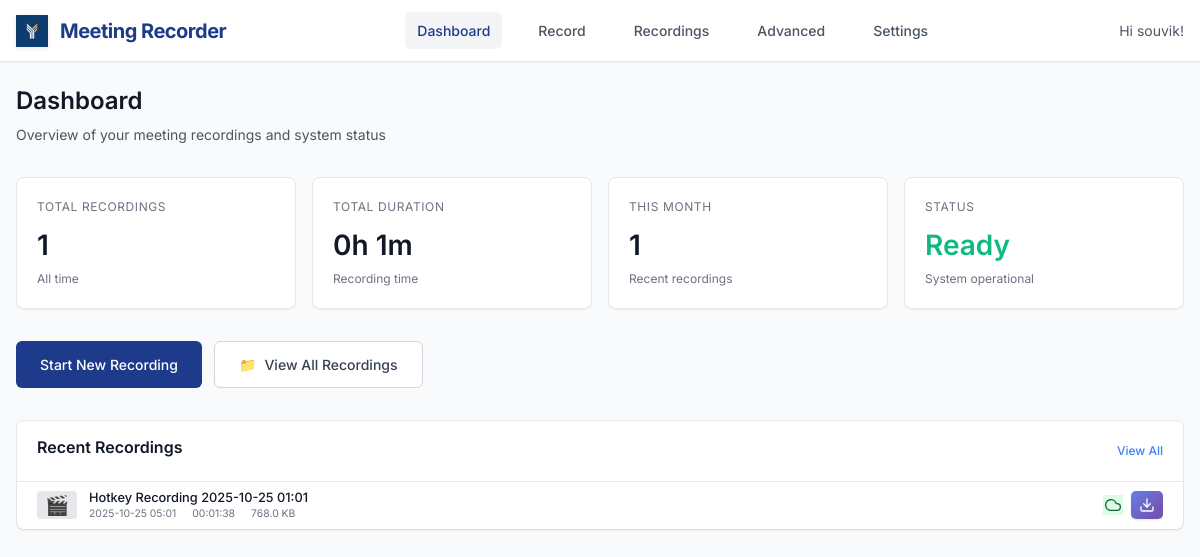
Page /dashboard (signed in) on the earlier database version.
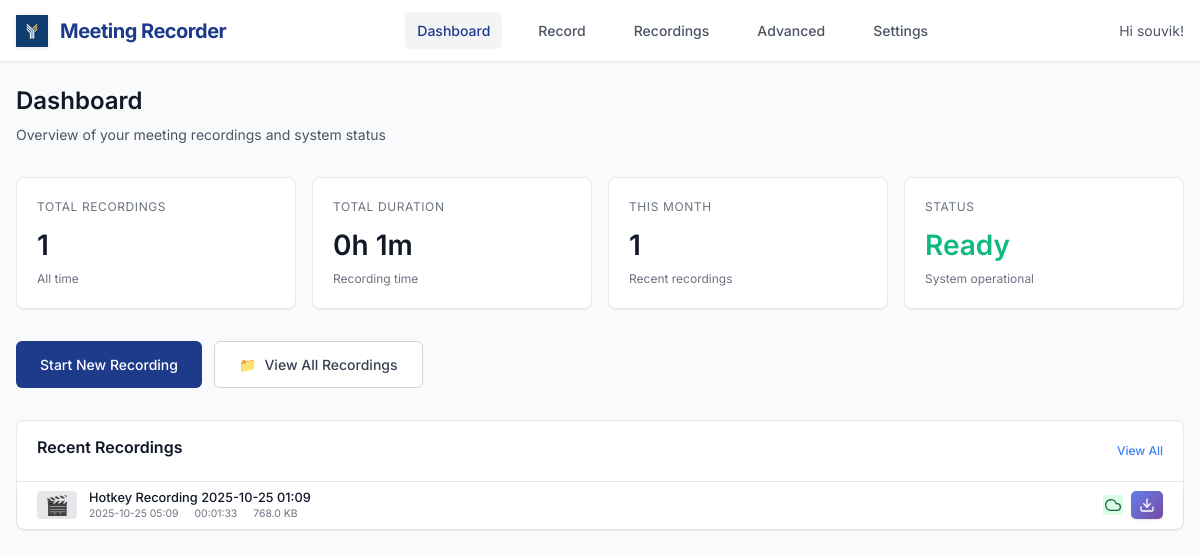
Same page on the later database version.
### models.py (models this page shows, shortened)
class Recording(db.Model):
    id = db.Column(db.Integer, primary_key=True)
    title = db.Column(db.String(200), nullable=False)
    filename = db.Column(db.String(255), nullable=False)
    file_path = db.Column(db.String(500), nullable=False)
    file_size = db.Column(db.BigInteger, default=0)  # in bytes
    duration = db.Column(db.Integer, default=0)  # in seconds
    created_at = db.Column(db.DateTime, default=datetime.utcnow)
    started_at = db.Column(db.DateTime)
    ended_at = db.Column(db.DateTime)
    monitor_name = db.Column(db.String(200))
    resolution = db.Column(db.String(50))  # e.g., "1920x1080"
    uploaded = db.Column(db.Boolean, default=False)
    upload_url = db.Column(db.String(500))  # Legacy field - kept for compatibility
    video_url = db.Column(db.String(500))
    transcript_url = db.Column(db.String(500))
    thumbnail_url = db.Column(db.String(500))
    upload_status = db.Column(db.String(50), default='pending')  # pending, uploading, completed, failed
    upload_metadata = db.Column(db.Text)  # JSON metadata from upload
    user_id = db.Column(db.Integer, db.ForeignKey('user.id'), nullable=False)
    status = db.Column(db.String(50), default='completed')  # recording, processing, completed, failed
    @property
    def duration_formatted(self):
        if not self.duration:
            return "00:00:00"
        hours = self.duration // 3600
        minutes = (self.duration % 3600) // 60
        seconds = self.duration % 60
        return f"{hours:02d}:{minutes:02d}:{seconds:02d}"
    @property
    def file_size_formatted(self):
        if not self.file_size:
            return "0 B"
        size = self.file_size  # Work with a copy to avoid modifying the actual value
        for unit in ['B', 'KB', 'MB', 'GB']:
            if size < 1024:
                return f"{size:.1f} {unit}"
            size /= 1024
        return f"{size:.1f} TB"
    @property
    def sync_status(self):
        if self.upload_status == 'completed' and self.uploaded:
            return "Synced"
        elif self.upload_status == 'uploading':
            return "Uploading"
        elif self.upload_status == 'failed':
            return "Upload Failed"
        elif self.status == "failed":
            return "Recording Failed"
        elif self.status == "processing":
            return "Processing"
        else:
            return "Local Only"
    @property
    def sync_status_class(self):
        status = self.sync_status
        if status == "Synced":
            return "status-synced"
        elif status == "Uploading":
            return "status-uploading"
        elif "Failed" in status:
            return "status-failed"
        elif status == "Processing":
            return "status-processing"
        else:
            return "status-local"
    @property
    def resolved_file_path(self):
        if not self.file_path:
            return None
        current_dir = os.path.dirname(os.path.abspath(__file__))
        if os.path.isabs(self.file_path):
            filename = os.path.basename(self.file_path)
        else:
            filename = self.file_path
        resolved_path = os.path.join(current_dir, 'recordings', filename)
        return resolved_path
    @property
    def transcript_path(self):
        current_dir = os.path.dirname(os.path.abspath(__file__))
        recordings_dir = os.path.join(current_dir, 'recordings')
        safe_title = "".join(c for c in self.title if c.isalnum() or c in (' ', '-', '_')).rstrip()
        transcript_filename = f"{safe_title}_transcript.txt"
        transcript_path = os.path.join(recordings_dir, transcript_filename)
        if os.path.exists(transcript_path):
            return transcript_path
        resolved_path = self.resolved_file_path
        if resolved_path:
            old_transcript_path = os.path.splitext(resolved_path)[0] + '_transcript.txt'
            if os.path.exists(old_transcript_path):
                return old_transcript_path
        return transcript_path
    @property
    def has_transcript(self):
        transcript_path = self.transcript_path
        return transcript_path and os.path.exists(transcript_path)

### app.py (the view)
@app.route('/dashboard')
@login_required
def dashboard():
    recent_recordings = Recording.query\
        .order_by(Recording.created_at.desc()).limit(6).all()
    total_recordings = Recording.query.count()
    total_duration = db.session.query(db.func.sum(Recording.duration)).scalar() or 0
    return render_template('dashboard.html',
                         recent_recordings=recent_recordings,
                         total_recordings=total_recordings,
                         total_duration=total_duration)

### app.py (called while the page is built)
@app.context_processor
def utility_processor():
    return dict(format_file_size=format_file_size, format_duration=format_duration)

@login_manager.user_loader
def load_user(user_id):
    return db.session.get(User, int(user_id))  # Fix SQLAlchemy deprecation

### templates/dashboard.html (shortened to what the changed rows need)
{% extends "base.html" %}
{% block content %}
<div class="page-header">
    <h1 class="page-title">Dashboard</h1>
</div>
<div class="recent-recordings">
    <div class="section-header">
        <h2 class="section-title">Recent Recordings</h2>
    </div>
    {% if recent_recordings %}
        <div class="recordings-list">
            {% for recording in recent_recordings %}
            <div class="list-item" onclick="playRecording('{{ recording.id }}', event)">
                <div class="list-thumbnail">
                    {% if recording.file_path %}
                        🎬
                    {% else %}
                        📹
                    {% endif %}
                </div>
                <div class="list-info">
                    <div class="list-title">{{ recording.title }}</div>
                    <div class="list-meta">
                        <span>{{ recording.created_at.strftime('%Y-%m-%d %H:%M') }}</span>
                        <span>{{ recording.duration_formatted }}</span>
                        <span>{{ recording.file_size_formatted }}</span>
                    </div>
                </div>
                <div class="list-actions">
                    <span class="status-icon {{ recording.sync_status_class }}" title="{{ recording.sync_status }}">
                    {% if recording.sync_status == 'Synced' %}
                        <svg width="16" height="16" viewBox="0 0 24 24" fill="none" stroke="currentColor" stroke-width="2" stroke-linecap="round" stroke-linejoin="round">
                            <path d="M18 10h-1.26A8 8 0 1 0 9 20h9a5 5 0 0 0 0-10z"/>
                        </svg>
                    {% elif recording.sync_status == 'Completed' %}
                        <svg width="16" height="16" viewBox="0 0 24 24" fill="none" stroke="currentColor" stroke-width="2" stroke-linecap="round" stroke-linejoin="round">
                            <polyline points="20,6 9,17 4,12"/>
                        </svg>
                    {% elif recording.sync_status == 'Processing' %}
                        <svg width="16" height="16" viewBox="0 0 24 24" fill="none" stroke="currentColor" stroke-width="2" stroke-linecap="round" stroke-linejoin="round" style="animation: spin 1s linear infinite;">
                            <path d="M21 12a9 9 0 11-6.219-8.56"/>
                        </svg>
                    {% elif recording.sync_status == 'Failed' %}
                        <svg width="16" height="16" viewBox="0 0 24 24" fill="none" stroke="currentColor" stroke-width="2" stroke-linecap="round" stroke-linejoin="round">
                            <circle cx="12" cy="12" r="10"/>
                            <line x1="15" y1="9" x2="9" y2="15"/>
                            <line x1="9" y1="9" x2="15" y2="15"/>
                        </svg>
                    {% endif %}
                    </span>
                    <a href="{{ url_for('download_recording', recording_id=recording.id) }}"
                       class="download-btn"
                       onclick="event.stopPropagation()"
                       title="Download recording">
                        <svg width="16" height="16" viewBox="0 0 24 24" fill="none" stroke="currentColor" stroke-width="2" stroke-linecap="round" stroke-linejoin="round">
                            <path d="M21 15v4a2 2 0 0 1-2 2H5a2 2 0 0 1-2-2v-4"/>
                            <polyline points="7,10 12,15 17,10"/>
                            <line x1="12" y1="15" x2="12" y2="3"/>
                        </svg>
                    </a>
                </div>
            </div>
            {% endfor %}
        </div>
    {% else %}
        <div class="empty-state">
            <div class="empty-icon">📹</div>
            <p>No recordings yet. Start your first meeting recording!</p>
        </div>
    {% endif %}
</div>
{% endblock %}

Differences in the rows shown:
changed Recording "768.0 KB": title "Hotkey Recording 2025-10-25 01:01" → "Hotkey Recording 2025-10-25 01:09"; created_at "2025-10-25 05:01" → "2025-10-25 05:09"; duration_formatted "00:01:38" → "00:01:33"
